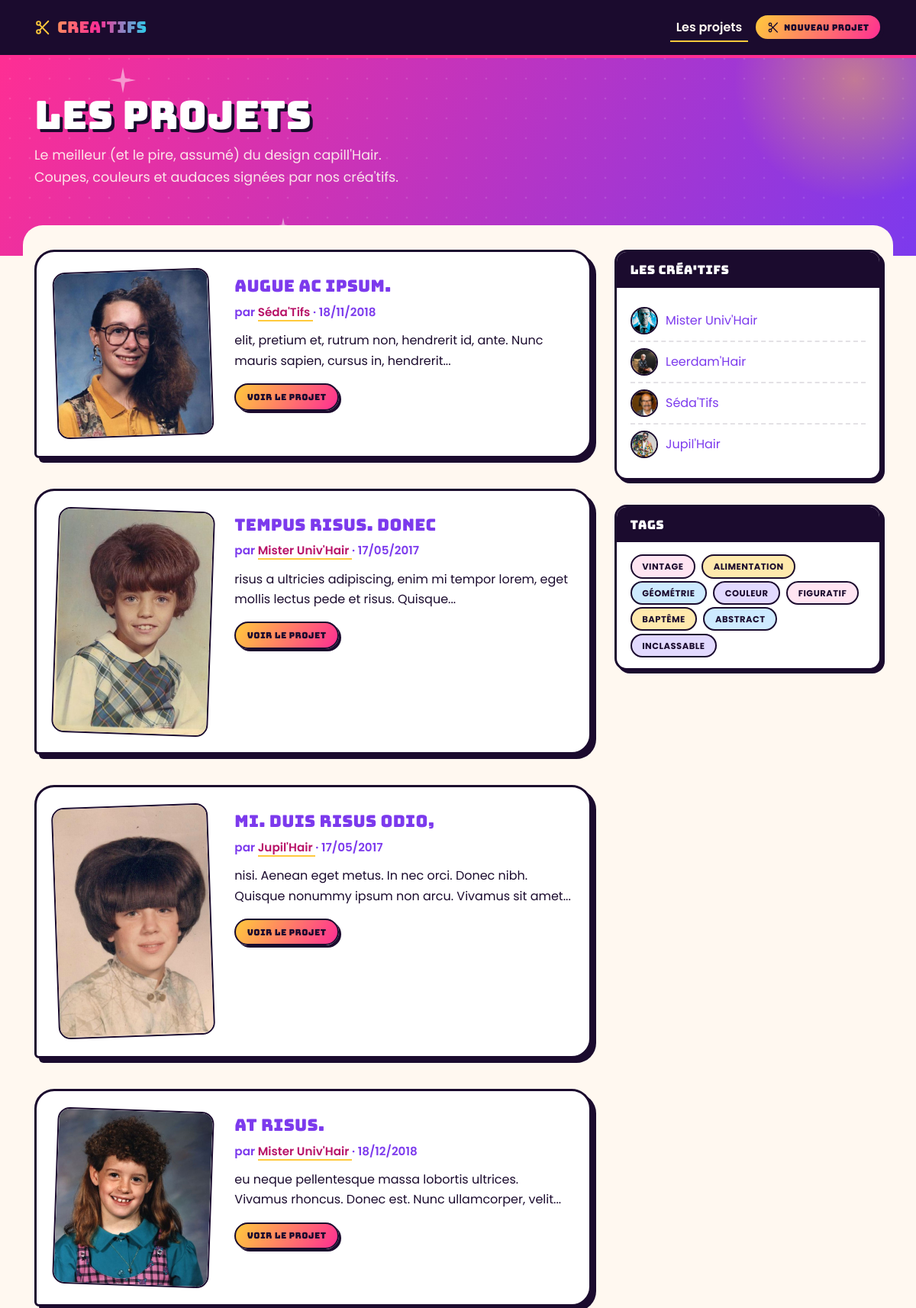
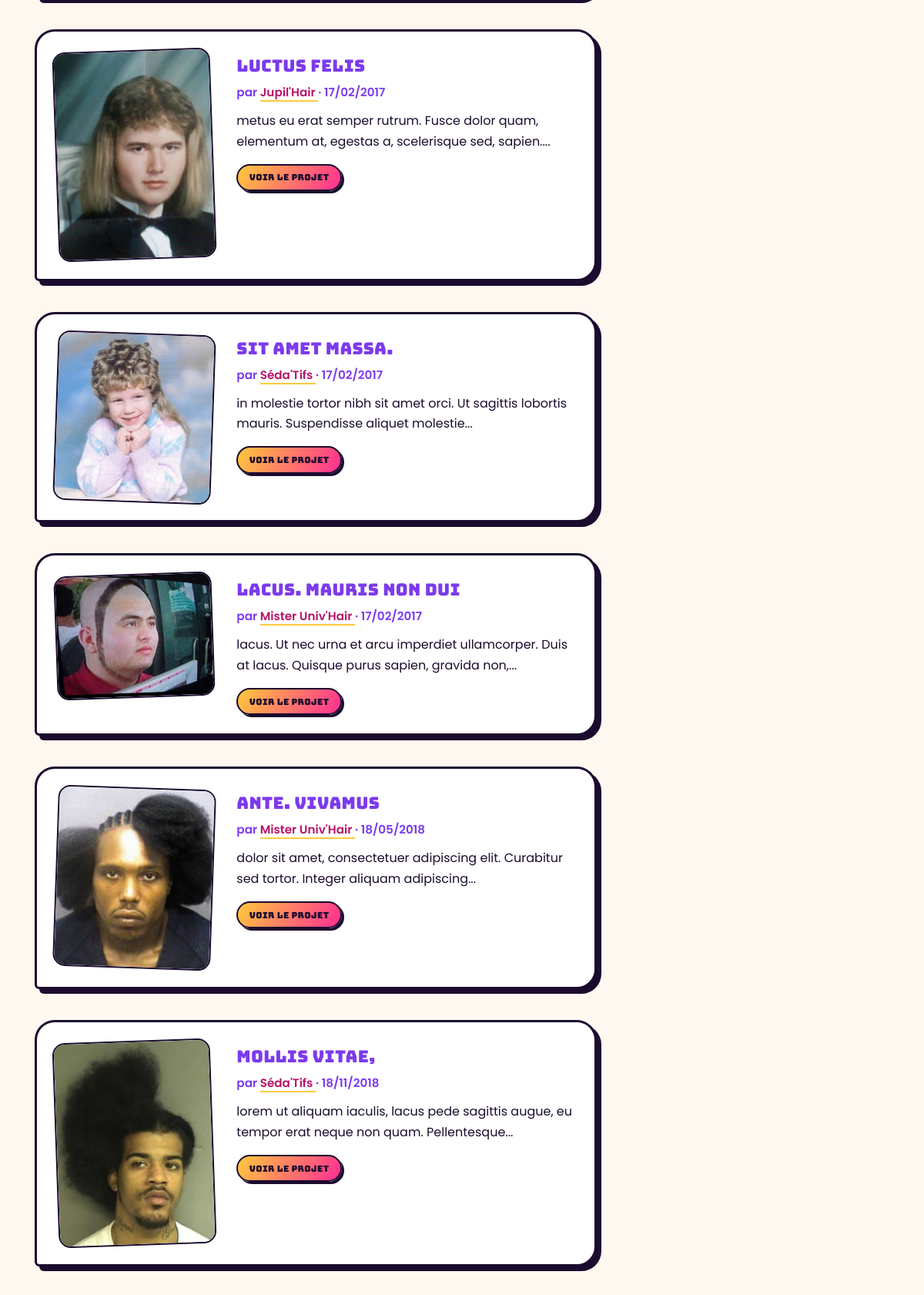
Screenshot of /?page=2 (upper part) with the database file from the repository (2 pictures, top to bottom).
### tables this page shows
CREATE TABLE `projets` (
  `id` int(10) unsigned NOT NULL AUTO_INCREMENT,
  `titre` varchar(45) NOT NULL,
  `texte` text,
  `dateCreation` datetime NOT NULL,
  `image` varchar(45) DEFAULT NULL,
  `creatif` int(10) unsigned NOT NULL,
  PRIMARY KEY (`id`),
  KEY `fk_projets_creatifs_idx` (`creatif`),
  CONSTRAINT `fk_projets_creatifs` FOREIGN KEY (`creatif`) REFERENCES `creatifs` (`id`) ON DELETE NO ACTION ON UPDATE NO ACTION
);

CREATE TABLE `creatifs` (
  `id` int(10) unsigned NOT NULL AUTO_INCREMENT,
  `pseudo` varchar(45) NOT NULL,
  `bio` text,
  `image` varchar(45) DEFAULT NULL,
  PRIMARY KEY (`id`)
);

CREATE TABLE `tags` (
  `id` int(10) unsigned NOT NULL AUTO_INCREMENT,
  `nom` varchar(45) NOT NULL,
  PRIMARY KEY (`id`)
);

### public/index.php (called while the page is built, shortened)
<?php
require_once '../app/routers/index.php';
require_once '../app/views/templates/default.php';

### app/controllers/pagesController.php (called while the page is built, shortened)
<?php
include '../app/models/auteursModel.php';
include '../app/models/tagsModel.php';
include '../app/models/projectsModel.php';
function dashboardAction(PDO $connexion)
{
    $auteurs = AuteursModel\getAuthors($connexion);
    $tags = TagsModel\getTags($connexion);
    $page = isset($_GET['page']) ? (int) $_GET['page'] : 1;
    if (isset($_GET['tag'])) {
        $tagId = (int) $_GET['tag'];
        $projects = TagsModel\getProjectsByTag(
            $connexion,
            $tagId,
            $page
        );
        $totalProjects = TagsModel\countProjectsByTag(
            $connexion,
            $tagId
        );
    }
     else {
        $projects = ProjectsModel\getProjects(
            $connexion,
            $page
        );
    }
}

### app/models/projectsModel.php (called while the page is built, shortened)
<?php
function getProjects(PDO $connexion, int $page = 1)
{
    $limit = 10;
    $offset = ($page - 1) * $limit;
    $sql = "SELECT projets.*, creatifs.pseudo
            FROM projets
            INNER JOIN creatifs
                ON projets.creatif = creatifs.id
            ORDER BY projets.id ASC
            LIMIT $limit OFFSET $offset";
    $stmt = $connexion->prepare($sql);
    $stmt->execute();
    return $stmt->fetchAll(PDO::FETCH_ASSOC);
}

### app/routers/projectsRouter.php (called while the page is built, shortened)
<?php
include_once '../app/controllers/pagesController.php';
function routeProjects(PDO $connexion): bool
{
    if (!isset($_GET['projects'])) {
        \App\Controllers\PagesController\dashboardAction($connexion);
        return true;
    }
    return false;
}

### app/routers/index.php (called while the page is built, shortened)
<?php
include_once '../app/routers/projectsRouter.php';
routeProjects($connexion);

### core/helpers.php (called while the page is built, shortened)
<?php
function slugify(string $texte): string
{
    $texte = strtolower($texte);
    $texte = str_replace(
        ['é', 'è', 'ê', 'à', 'ç', 'â'],
        ['e', 'e', 'e', 'a', 'c', 'a'],
        $texte
    );
    $texte = str_replace(
        [' ', '.', '!', '?', "'", ';', ','],
        '-',
        $texte
    );
    $texte = preg_replace('/-+/', '-', $texte);
    $texte = trim($texte, '-');
    return $texte;
}
function truncate(string $texte, int $x): string
{
    $texte = substr($texte, 0, $x);
    $position = strrpos($texte, ' ');
    if ($position !== false) {
        $texte = substr($texte, 0, $position);
    }
    return $texte . '...';
}

### app/models/auteursModel.php (called while the page is built, shortened)
<?php
function getAuthors(PDO $connexion)
{
    $sql = "SELECT * FROM creatifs";
    $stmt = $connexion->prepare($sql);
    $stmt->execute();
    return $stmt->fetchAll(PDO::FETCH_ASSOC);
}

### app/models/tagsModel.php (called while the page is built, shortened)
<?php
function getTags(PDO $connexion)
{
    $sql = "SELECT * FROM tags";
    $stmt = $connexion->prepare($sql);
    $stmt->execute();
    return $stmt->fetchAll(PDO::FETCH_ASSOC);
}

### app/views/templates/partials/_main.php (the view, shortened to what this page needs)
<div class="container ct-content-wrap">
  <div class="row">
    <div class="col-lg-8">
      <?php foreach ($projects as $project): ?>
        <article class="ct-card">
          <div class="row">
            <div class="col-md-4">
              <a href="projets/<?= $project['id'] ?>/<?= slugify($project['titre']) ?>.html">
                <img
                  class="img-fluid mb-3 mb-md-0"
                  src="images/<?= $project['image'] ?>"
                  alt="<?= $project['titre'] ?>">
              </a>
            </div>
            <div class="col-md-8">
              <h3>
                <a href="projets/<?= $project['id'] ?>/<?= slugify($project['titre']) ?>.html">
                  <?= $project['titre'] ?>
                </a>
              </h3>
              <p class="ct-byline">
                par
                <a href="creatifs/<?= $project['creatif'] ?>.html">
                  <?= $project['pseudo'] ?>
                </a>
                · <?= date('d/m/Y', strtotime($project['dateCreation'])) ?>
              </p>
              <p>
                <?= truncate($project['texte'], 100) ?>
              </p>
              <a
                class="ct-btn ct-btn--primary ct-btn--sm"
                href="projets/<?= $project['id'] ?>/<?= slugify($project['titre']) ?>.html">
                Voir le projet
              </a>
            </div>
          </div>
        </article>
      <?php endforeach; ?>
    </div>
    <?php require_once '../app/views/templates/partials/_aside.php'; ?>
  </div>
</div>

### app/views/templates/partials/_auteurs.php (shortened to what this page needs)
<div class="ct-side-card">
  <h5 class="ct-side-card__head">
    Les créa'tifs
  </h5>
  <div class="ct-side-card__body">
    <ul class="ct-creatif-list">
      <?php foreach ($auteurs as $auteur): ?>
        <li>
          <img
            class="ct-avatar"
            src="images/<?= $auteur['image'] ?>"
            alt="">
          <a href="creatifs/<?= $auteur['id'] ?>.html">
            <?= $auteur['pseudo'] ?>
          </a>
        </li>
      <?php endforeach; ?>
    </ul>
  </div>
</div>

### app/views/templates/partials/_tags.php (shortened to what this page needs)
<div class="ct-side-card">
    <h5 class="ct-side-card__head">
        Tags
    </h5>
    <div class="ct-side-card__body">
        <ul class="ct-tags">
            <?php foreach ($tags as $tag): ?>
                <li>
                    <a
                        class="ct-tag"
                        href="?tag=<?= $tag['id'] ?>">
                        <?= $tag['nom'] ?>
                    </a>
                </li>
            <?php endforeach; ?>
        </ul>
    </div>
</div>

### public/css/creatifs.css (style rules this page uses)
:root { --magenta: #ff2e93; --magenta-deep: #b81368; --violet: #7c3aed; --gold: #ffc93c; --cyan: #22d3ee; --ink: #1b0b2e; --cream: #fff8f0; --pink-soft: #ffe4f2; --white: #ffffff; --gradient-glam: linear-gradient(120deg, var(--magenta) 0%, var(--violet) 100%); --gradient-gold: linear-gradient(120deg, var(--gold) 0%, var(--magenta) 100%); --radius-lg: 26px; --radius-md: 16px; --radius-sm: 10px; --shadow-hard: 6px 6px 0 var(--ink); --shadow-hard-sm: 4px 4px 0 var(--ink); --shadow-hard-xs: 3px 3px 0 var(--ink); --border-thick: 3px solid var(--ink); --border-thin: 2px solid var(--ink); }
html { scroll-behavior: smooth; }
body { padding-top: 64px; background: var(--cream); font-family: "Poppins", -apple-system, "Segoe UI", sans-serif; color: var(--ink); font-size: 1rem; line-height: 1.65; }
h1, h2, h3, h4, h5, .ct-display { font-family: "Bungee", "Poppins", sans-serif; font-weight: 400; letter-spacing: 0.3px; color: var(--ink); }
a { color: var(--violet); text-decoration: none; }
.ct-content-wrap { position: relative; z-index: 2; background: var(--cream); border-radius: var(--radius-lg) var(--radius-lg) 0 0; padding-top: 2rem; }
.ct-card { background: var(--white); border: var(--border-thick); border-radius: var(--radius-lg) var(--radius-lg) var(--radius-lg) 6px; box-shadow: var(--shadow-hard); padding: 1.5rem; margin-bottom: 2.5rem; transition: transform 0.15s ease, box-shadow 0.15s ease; }
.ct-card img { border: var(--border-thin); border-radius: var(--radius-md); transform: rotate(-2deg); }
.ct-card:nth-of-type(even) img { transform: rotate(2deg); }
.ct-card h3 { font-size: 1.35rem; margin-top: 0.5rem; }
.ct-byline { font-family: "Poppins", sans-serif; font-weight: 600; font-size: 0.95rem; color: var(--violet); margin-bottom: 0.75rem; }
.ct-byline a { color: var(--magenta-deep); border-bottom: 2px solid var(--gold); }
.ct-btn { font-family: "Bungee", sans-serif; font-weight: 400; font-size: 0.85rem; letter-spacing: 0.4px; padding: 0.65rem 1.4rem; border-radius: 999px; border: var(--border-thin); display: inline-flex; align-items: center; gap: 0.4rem; box-shadow: var(--shadow-hard-xs); transition: transform 0.12s ease, box-shadow 0.12s ease; }
.ct-btn--primary { background: var(--gradient-gold); color: var(--ink); border-color: var(--ink); }
.ct-btn--sm { font-size: 0.7rem; padding: 0.4rem 0.9rem; }
.ct-tags { display: flex; flex-wrap: wrap; gap: 0.5rem; list-style: none; padding: 0; margin: 0; }
.ct-tag { font-size: 0.72rem; font-weight: 700; text-transform: uppercase; letter-spacing: 0.5px; padding: 0.35rem 0.85rem; border-radius: 999px; border: 2px solid var(--ink); color: var(--ink); background: var(--pink-soft); }
.ct-tags li:nth-child(4n+1) .ct-tag { background: var(--pink-soft); }
.ct-tags li:nth-child(4n+2) .ct-tag { background: #ffe9ad; }
.ct-tags li:nth-child(4n+3) .ct-tag { background: #cdeaff; }
.ct-tags li:nth-child(4n+4) .ct-tag { background: #e2d9ff; }
.ct-side-card { background: var(--white); border: var(--border-thick); border-radius: var(--radius-md); box-shadow: var(--shadow-hard-sm); margin-bottom: 2rem; overflow: hidden; }
.ct-side-card__head { background: var(--ink); color: var(--white); font-family: "Bungee", sans-serif; font-size: 1rem; padding: 0.85rem 1.1rem; margin: 0; display: flex; align-items: center; gap: 0.5rem; }
.ct-side-card__body { padding: 1.1rem; }
.ct-creatif-list { list-style: none; padding: 0; margin: 0; }
.ct-creatif-list li { display: flex; align-items: center; gap: 0.65rem; padding: 0.5rem 0; border-bottom: 2px dashed rgba(27, 11, 46, 0.12); }
.ct-creatif-list li:last-child { border-bottom: none; }
.ct-avatar { width: 36px; height: 36px; border-radius: 50%; object-fit: cover; border: 2px solid var(--ink); flex-shrink: 0; }

### rows the page displays
projets: image (picture), titre "augue ac ipsum.", creatif.pseudo "Séda'Tifs", dateCreation "18/11/2018", texte "elit, pretium et, rutrum non, hendrerit id, ante. Nunc mauris sapien, cursus in, hendrerit..."
projets: image (picture), titre "tempus risus. Donec", creatif.pseudo "Mister Univ'Hair", dateCreation "17/05/2017", texte "risus a ultricies adipiscing, enim mi tempor lorem, eget mollis lectus pede et risus. Quisque..."
projets: image (picture), titre "mi. Duis risus odio,", creatif.pseudo "Jupil'Hair", dateCreation "17/05/2017", texte "nisi. Aenean eget metus. In nec orci. Donec nibh. Quisque nonummy ipsum non arcu. Vivamus sit amet..."
projets: image (picture), titre "at risus.", creatif.pseudo "Mister Univ'Hair", dateCreation "18/12/2018", texte "eu neque pellentesque massa lobortis ultrices. Vivamus rhoncus. Donec est. Nunc ullamcorper, velit..."
projets: image (picture), titre "luctus felis", creatif.pseudo "Jupil'Hair", dateCreation "17/02/2017", texte "metus eu erat semper rutrum. Fusce dolor quam, elementum at, egestas a, scelerisque sed, sapien...."
projets: image (picture), titre "sit amet massa.", creatif.pseudo "Séda'Tifs", dateCreation "17/02/2017", texte "in molestie tortor nibh sit amet orci. Ut sagittis lobortis mauris. Suspendisse aliquet molestie..."
projets: image (picture), titre "lacus. Mauris non dui", creatif.pseudo "Mister Univ'Hair", dateCreation "17/02/2017", texte "lacus. Ut nec urna et arcu imperdiet ullamcorper. Duis at lacus. Quisque purus sapien, gravida non,..."
projets: image (picture), titre "ante. Vivamus", creatif.pseudo "Mister Univ'Hair", dateCreation "18/05/2018", texte "dolor sit amet, consectetuer adipiscing elit. Curabitur sed tortor. Integer aliquam adipiscing..."
projets: image (picture), titre "mollis vitae,", creatif.pseudo "Séda'Tifs", dateCreation "18/11/2018", texte "lorem ut aliquam iaculis, lacus pede sagittis augue, eu tempor erat neque non quam. Pellentesque..."
creatifs: image (picture), pseudo "Mister Univ'Hair"
creatifs: image (picture), pseudo "Leerdam'Hair"
creatifs: image (picture), pseudo "Séda'Tifs"
creatifs: image (picture), pseudo "Jupil'Hair"
tags: nom "VINTAGE"
tags: nom "ALIMENTATION"
tags: nom "GÉOMÉTRIE"
tags: nom "COULEUR"
tags: nom "FIGURATIF"
tags: nom "BAPTÊME"
tags: nom "ABSTRACT"
tags: nom "INCLASSABLE"
